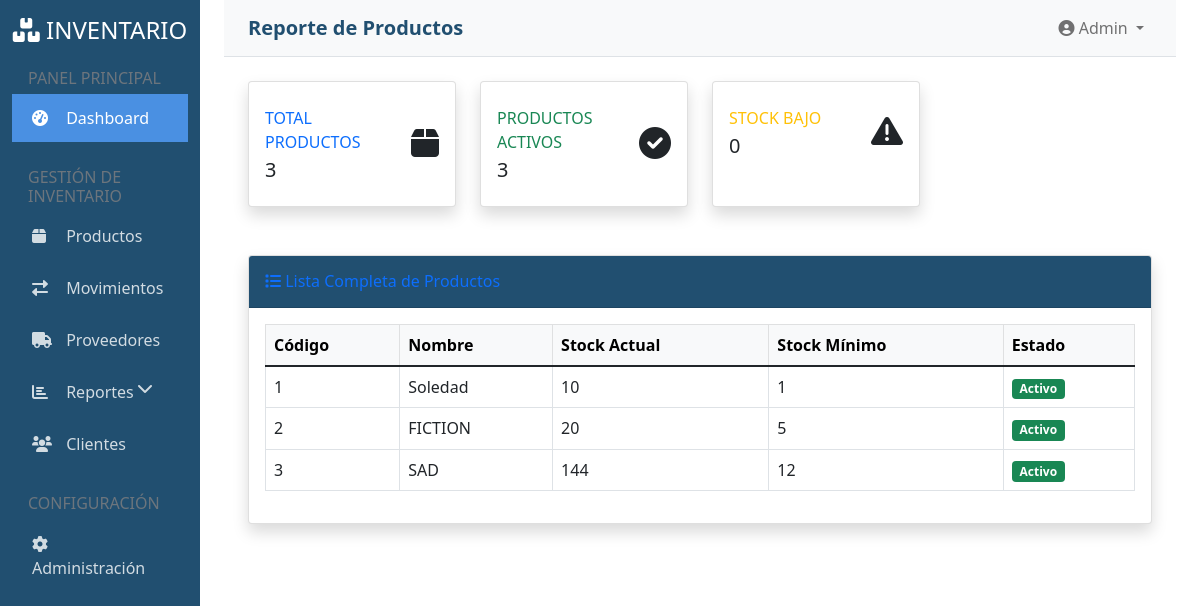
Page /reportes/reporte-productos/ (signed in) on the committed database.
### productos/models.py (models this page shows, shortened)
class Producto(models.Model):
    codigo = models.CharField(max_length=50, unique=True)
    nombre = models.CharField(max_length=200)
    descripcion = models.TextField(blank=True)
    categoria = models.ForeignKey(Categoria, on_delete=models.CASCADE)
    proveedor = models.ForeignKey(Proveedor, on_delete=models.CASCADE)
    precio_compra = models.DecimalField(max_digits=10, decimal_places=2)
    precio_venta = models.DecimalField(max_digits=10, decimal_places=2)
    stock_actual = models.IntegerField(default=0)
    stock_minimo = models.IntegerField(default=5)
    ubicacion = models.CharField(max_length=100, blank=True)
    activo = models.BooleanField(default=True)
    fecha_creacion = models.DateTimeField(auto_now_add=True)

### reportes/views.py (the view)
# urls.py: path('reporte-productos/', views.reporte_productos, name='reporte_productos'),
@login_required
def reporte_productos(request):
    productos = Producto.objects.all()
    total_productos = productos.count()
    productos_activos = productos.filter(activo=True).count() if hasattr(Producto, 'activo') else total_productos
    productos_bajo_stock = productos.filter(stock_actual__lt=10).count() if hasattr(Producto, 'stock_actual') else 0
    return render(request, 'reportes/reporte_productos.html', {
        'productos': productos,
        'total_productos': total_productos,
        'productos_activos': productos_activos,
        'productos_bajo_stock': productos_bajo_stock
    })

### reportes/templates/reportes/reporte_productos.html (shortened to what this page needs)
{% extends 'base/base.html' %}
{% block page_title %}Reporte de Productos{% endblock %}
{% block content %}
<div class="row">
    <div class="col-xl-3 col-md-6 mb-4">
        <div class="card border-left-primary shadow h-100 py-2">
            <div class="card-body">
                <div class="row no-gutters align-items-center">
                    <div class="col mr-2">
                        <div class="text-xs font-weight-bold text-primary text-uppercase mb-1">
                            Total Productos
                        </div>
                        <div class="h5 mb-0 font-weight-bold text-gray-800">{{ total_productos }}</div>
                    </div>
                    <div class="col-auto">
                        <i class="fas fa-box fa-2x text-gray-300"></i>
                    </div>
                </div>
            </div>
        </div>
    </div>
    <div class="col-xl-3 col-md-6 mb-4">
        <div class="card border-left-success shadow h-100 py-2">
            <div class="card-body">
                <div class="row no-gutters align-items-center">
                    <div class="col mr-2">
                        <div class="text-xs font-weight-bold text-success text-uppercase mb-1">
                            Productos Activos
                        </div>
                        <div class="h5 mb-0 font-weight-bold text-gray-800">{{ productos_activos }}</div>
                    </div>
                    <div class="col-auto">
                        <i class="fas fa-check-circle fa-2x text-gray-300"></i>
                    </div>
                </div>
            </div>
        </div>
    </div>
    <div class="col-xl-3 col-md-6 mb-4">
        <div class="card border-left-warning shadow h-100 py-2">
            <div class="card-body">
                <div class="row no-gutters align-items-center">
                    <div class="col mr-2">
                        <div class="text-xs font-weight-bold text-warning text-uppercase mb-1">
                            Stock Bajo
                        </div>
                        <div class="h5 mb-0 font-weight-bold text-gray-800">{{ productos_bajo_stock }}</div>
                    </div>
                    <div class="col-auto">
                        <i class="fas fa-exclamation-triangle fa-2x text-gray-300"></i>
                    </div>
                </div>
            </div>
        </div>
    </div>
</div>
<div class="card shadow mt-4">
    <div class="card-header py-3 d-flex justify-content-between align-items-center">
        <h6 class="m-0 font-weight-bold text-primary">
            <i class="fas fa-list"></i>
            Lista Completa de Productos
        </h6>
    </div>
    <div class="card-body">
        {% if productos %}
        <div class="table-responsive">
            <table class="table table-bordered table-hover">
                <thead class="table-light">
                    <tr>
                        <th>Código</th>
                        <th>Nombre</th>
                        <th>Stock Actual</th>
                        <th>Stock Mínimo</th>
                        <th>Estado</th>
                    </tr>
                </thead>
                <tbody>
                    {% for producto in productos %}
                    <tr>
                        <td>{{ producto.codigo|default:"N/A" }}</td>
                        <td>{{ producto.nombre }}</td>
                        <td>{{ producto.stock_actual|default:"0" }}</td>
                        <td>{{ producto.stock_minimo|default:"0" }}</td>
                        <td>
                            {% if producto.activo %}
                                <span class="badge bg-success">Activo</span>
                            {% else %}
                                <span class="badge bg-danger">Inactivo</span>
                            {% endif %}
                        </td>
                    </tr>
                    {% endfor %}
                </tbody>
            </table>
        </div>
        {% else %}
        <div class="alert alert-info">
            <i class="fas fa-info-circle"></i>
            No hay productos registrados en el sistema.
        </div>
        {% endif %}
    </div>
</div>
{% endblock %}

### templates/base/base.html (style rules this page uses)
:root { --primary-color: #214f70; --secondary-color: #4a90e2; --accent-color: #f5a623; }
.card-header { background-color: var(--primary-color); color: white; }

### rows in the picture
Producto: codigo "1", nombre "Soledad", stock_actual "10", stock_minimo "1", activo "Activo"
Producto: codigo "2", nombre "FICTION", stock_actual "20", stock_minimo "5", activo "Activo"
Producto: codigo "3", nombre "SAD", stock_actual "144", stock_minimo "12", activo "Activo"

### other values in the picture
{{ total_productos }} "3"
{{ productos_activos }} "3"
{{ productos_bajo_stock }} "0"
